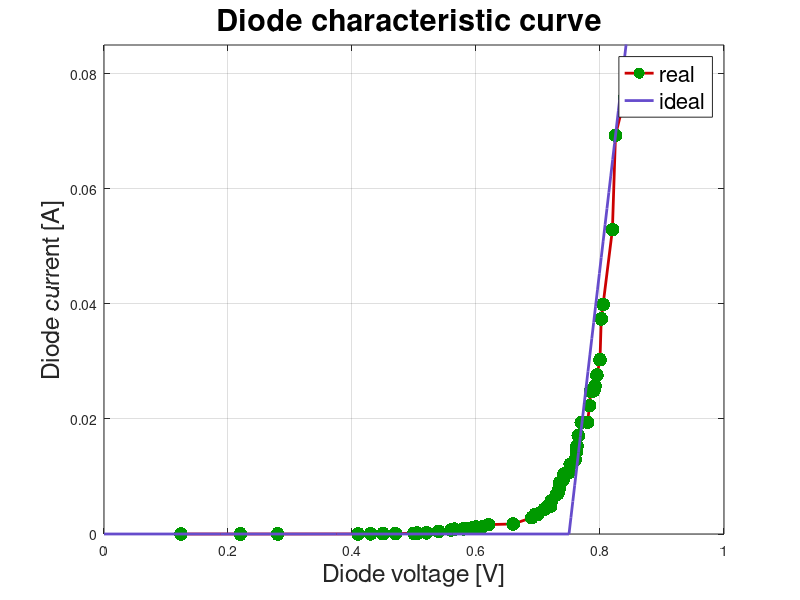

The MATLAB source for this figure:
close all;
clear all;
clc;
%% Diode voltage and current measures 
% Voltage
V = [220 280 430 450 500 520 610 620 690 710 715 740 790 590 580 660 600 505 560 595 410 124 470 540 565 700 695 712 720 730 732 722 734 763 752 760 770 792 800 805 820 762 750 745 735 780 765 795 742 785 825 840 845 802 783]';
% Current
I = [0.0003 0.0014 0.0346 0.0536 0.1413 0.1978 1.262 1.745 3.36 4.28 4.81 9.3 27.6 0.9 0.84 1.63 1.14 0.12 0.47 0.97 0.01 0.0001 0.0779 1.181 0.68 3.44 2.83 4.45 4.79 7.04 6.83 5.82 7.83 12.93 10.55 14.30 19.42 25.7 30.3 39.9 52.9 17.1 12.1 8.9 10.7 22.3 15.3 24.9 10.4 19.4 69.3 75.9 81.2 37.4 24.8]';

%% Data managing
V = sort(V);
I = sort(I);
% Conversione mV/mI in V/I
% mV to V and mA to A
V = V./1000;
I = I./1000;
%% Diode characteristic curve (real)
figure;
plot(V,I,'- .','LineWidth',2,'Color',[.8 0 0],'MarkerEdgeColor',[0 .6 0],'MarkerFaceColor',[0 .6 0],'MarkerSize',30); 
hold on; grid on; title("Diode characteristic curve ",'fontsize',22);
xlabel("Diode voltage [V]",'fontsize',18); 
ylabel("Diode current [A]",'fontsize',18);
ylim([0 0.085]);

%% Diode characteristic curve (ideal)
y = zeros(55,1);
x = linspace(0,0.9,55);
x1 = linspace(0,0.75,5)';
x2 = linspace(0.75,0.9,50)';
m = (0.0693)/(0.825-0.75);
y(1:5) = 0*x1;
y(6:55) = m*(x2-0.75);
x(1:5) = x1;
x(6:55) = x2;
plot(x,y,'-','LineWidth',2,'Color',[.4 .3 .8]);

legend({'real','ideal'},'fontsize',16);


